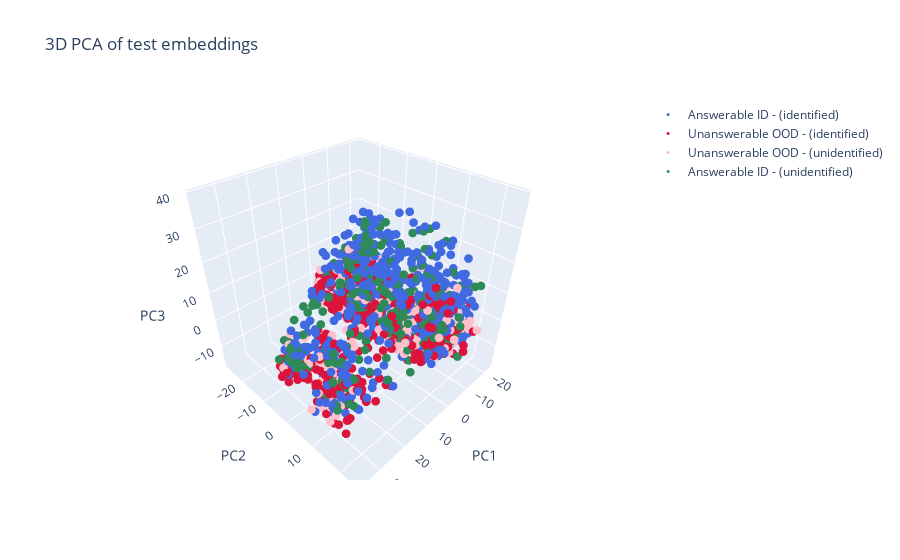

The code cell stored with this chart in its notebook:
### Code cell
# Plot PCA, t-SNE and UMAP of classified samples  
# -----------------------------------
from src.analysis.visual_analysis import plot_dim_reduction_3d_embeddings

pca_config = {'n_components': 3}
tsne_config = {'n_components': 3, 'perplexity': 100}
umap_config = {'n_components': 3, 'n_neighbors': 15, 'min_dist': 0.1}

# --- PCA only ---

_ = plot_dim_reduction_3d_embeddings(
    id_test_embeddings=id_test_embeddings, 
    od_test_embeddings=od_test_embeddings, 
    labels_id=labels_id, 
    labels_ood=labels_ood, 
    pca_config=pca_config
)

'''
# --- t-SNE ---
_ = plot_dim_reduction_3d_embeddings(
    id_test_embeddings=id_test_embeddings, 
    od_test_embeddings=od_test_embeddings, 
    labels_id=None, #labels_id, 
    labels_ood=None, #labels_ood, 
    tsne_config=tsne_config
)

# --- UMAP---
_ = plot_dim_reduction_3d_embeddings(
    id_test_embeddings=id_test_embeddings, 
    od_test_embeddings=od_test_embeddings, 
    labels_id=None, #labels_id, 
    labels_ood=None, #labels_ood, 
    umap_config=umap_config
)

# --- PCA + UMAP---
_ = plot_dim_reduction_3d_embeddings(
    id_test_embeddings=id_test_embeddings, 
    od_test_embeddings=od_test_embeddings, 
    labels_id=labels_id, 
    labels_ood=labels_ood, 
    pca_config=pca_config_preprocessing,
    umap_config=umap_config
)
'''

### Figure 1 — Plotly figure (JSON) as saved in the notebook; plotly's stock layout.template omitted (floating-point values rounded to 4 significant figures; data arrays with more than 128 entries replaced by an {"elided": "..."} marker saying what was removed)
{"data": [{"marker": {"color": "royalblue", "size": 3}, "mode": "markers", "name": "Answerable ID - (identified)", "type": "scatter3d", "x": {"elided": "639 float values"}, "y": {"elided": "639 float values"}, "z": {"elided": "639 float values"}}, {"marker": {"color": "crimson", "size": 3}, "mode": "markers", "name": "Unanswerable OOD - (identified)", "type": "scatter3d", "x": {"elided": "656 float values"}, "y": {"elided": "656 float values"}, "z": {"elided": "656 float values"}}, {"marker": {"color": "pink", "size": 3}, "mode": "markers", "name": "Unanswerable OOD - (unidentified)", "type": "scatter3d", "x": {"elided": "344 float values"}, "y": {"elided": "344 float values"}, "z": {"elided": "344 float values"}}, {"marker": {"color": "seagreen", "size": 3}, "mode": "markers", "name": "Answerable ID - (unidentified)", "type": "scatter3d", "x": {"elided": "361 float values"}, "y": {"elided": "361 float values"}, "z": {"elided": "361 float values"}}], "layout": {"legend": {"font": {"size": 12}}, "scene": {"aspectmode": "cube", "xaxis": {"title": {"text": "PC1"}}, "yaxis": {"title": {"text": "PC2"}}, "zaxis": {"title": {"text": "PC3"}}}, "title": {"text": "3D PCA of test embeddings"}}}
